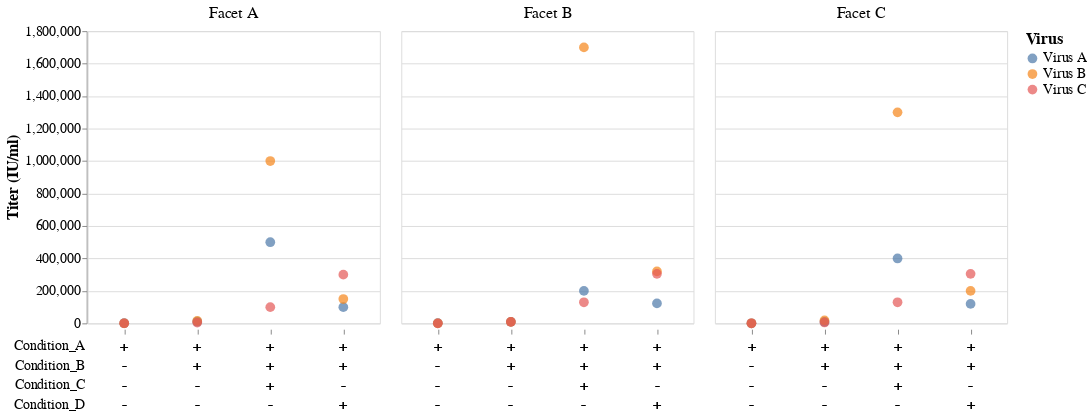

Source (notebook cell):
### Markdown cell above
By default, the plot has a log scale, which is typically appropriate for visualizing titers. You can change this by setting `log_scale = False`.

### Code cell
plot_titers(
    data,
    titer_col="Titer",
    condition_cols=["Condition_A", "Condition_B", "Condition_C", "Condition_D"],
    facet_col="Facet",
    color_col="Virus",
    log_scale = False
)

### Figure 1 — Vega-Lite specification as saved in the notebook (floating-point values rounded to 4 significant figures)
{"config": {"view": {"continuousWidth": 300, "continuousHeight": 300}}, "vconcat": [{"mark": {"type": "point", "filled": true, "size": 100}, "encoding": {"color": {"field": "Virus", "legend": {"labelFontSize": 14, "title": "Virus", "titleFontSize": 16}, "type": "nominal"}, "column": {"field": "Facet", "header": {"labelFontSize": 16, "labels": true, "title": null}, "type": "nominal"}, "tooltip": [{"field": "Titer", "type": "quantitative"}, {"field": "Virus", "type": "nominal"}, {"field": "Facet", "type": "nominal"}, {"field": "Condition_A", "type": "nominal"}, {"field": "Condition_B", "type": "nominal"}, {"field": "Condition_C", "type": "nominal"}, {"field": "Condition_D", "type": "nominal"}], "x": {"axis": {"domain": false, "grid": false, "labelFontSize": 14, "labels": false, "ticks": true, "title": null}, "field": "ID", "type": "nominal"}, "y": {"axis": {"labelFontSize": 14, "titleFontSize": 16}, "field": "Titer", "scale": {"type": "linear"}, "title": "Titer (IU/ml)", "type": "quantitative"}}, "width": 300}, {"mark": {"type": "text", "size": 15}, "encoding": {"column": {"field": "Facet", "header": {"labels": false, "title": null}, "type": "nominal"}, "text": {"field": "Text", "type": "nominal"}, "x": {"axis": null, "field": "ID", "type": "nominal"}, "y": {"axis": {"domain": false, "grid": false, "labelFontSize": 14, "ticks": false, "title": null}, "field": "Condition", "type": "nominal"}}, "transform": [{"fold": ["Condition_A", "Condition_B", "Condition_C", "Condition_D"], "as": ["Condition", "Text"]}], "view": {"strokeWidth": 1e-05}, "width": 300}], "data": {"name": "data-48e68cca907ae27f3539e429469ea545"}, "spacing": 0, "title": {"text": "", "align": "center", "anchor": "middle", "fontSize": 20, "offset": 20}, "$schema": "https://vega.github.io/schema/vega-lite/v5.20.1.json", "datasets": {"data-48e68cca907ae27f3539e429469ea545": [{"Titer": 1000, "Virus": "Virus A", "Facet": "Facet A", "Condition_A": "+", "Condition_B": "-", "Condition_C": "-", "Condition_D": "-", "ID": "A"}, {"Titer": 10000, "Virus": "Virus A", "Facet": "Facet A", "Condition_A": "+", "Condition_B": "+", "Condition_C": "-", "Condition_D": "-", "ID": "A_B"}, {"Titer": 100000, "Virus": "Virus A", "Facet": "Facet A", "Condition_A": "+", "Condition_B": "+", "Condition_C": "-", "Condition_D": "+", "ID": "A_B_D"}, {"Titer": 500000, "Virus": "Virus A", "Facet": "Facet A", "Condition_A": "+", "Condition_B": "+", "Condition_C": "+", "Condition_D": "-", "ID": "A_B_C"}, {"Titer": 500, "Virus": "Virus B", "Facet": "Facet A", "Condition_A": "+", "Condition_B": "-", "Condition_C": "-", "Condition_D": "-", "ID": "A"}, {"Titer": 15000, "Virus": "Virus B", "Facet": "Facet A", "Condition_A": "+", "Condition_B": "+", "Condition_C": "-", "Condition_D": "-", "ID": "A_B"}, {"Titer": 150000, "Virus": "Virus B", "Facet": "Facet A", "Condition_A": "+", "Condition_B": "+", "Condition_C": "-", "Condition_D": "+", "ID": "A_B_D"}, {"Titer": 1000000, "Virus": "Virus B", "Facet": "Facet A", "Condition_A": "+", "Condition_B": "+", "Condition_C": "+", "Condition_D": "-", "ID": "A_B_C"}, {"Titer": 700, "Virus": "Virus C", "Facet": "Facet A", "Condition_A": "+", "Condition_B": "-", "Condition_C": "-", "Condition_D": "-", "ID": "A"}, {"Titer": 5000, "Virus": "Virus C", "Facet": "Facet A", "Condition_A": "+", "Condition_B": "+", "Condition_C": "-", "Condition_D": "-", "ID": "A_B"}, {"Titer": 300000, "Virus": "Virus C", "Facet": "Facet A", "Condition_A": "+", "Condition_B": "+", "Condition_C": "-", "Condition_D": "+", "ID": "A_B_D"}, {"Titer": 100000, "Virus": "Virus C", "Facet": "Facet A", "Condition_A": "+", "Condition_B": "+", "Condition_C": "+", "Condition_D": "-", "ID": "A_B_C"}, {"Titer": 1750, "Virus": "Virus A", "Facet": "Facet B", "Condition_A": "+", "Condition_B": "-", "Condition_C": "-", "Condition_D": "-", "ID": "A"}, {"Titer": 9500, "Virus": "Virus A", "Facet": "Facet B", "Condition_A": "+", "Condition_B": "+", "Condition_C": "-", "Condition_D": "-", "ID": "A_B"}, {"Titer": 123000, "Virus": "Virus A", "Facet": "Facet B", "Condition_A": "+", "Condition_B": "+", "Condition_C": "-", "Condition_D": "+", "ID": "A_B_D"}, {"Titer": 200000, "Virus": "Virus A", "Facet": "Facet B", "Condition_A": "+", "Condition_B": "+", "Condition_C": "+", "Condition_D": "-", "ID": "A_B_C"}, {"Titer": 640, "Virus": "Virus B", "Facet": "Facet B", "Condition_A": "+", "Condition_B": "-", "Condition_C": "-", "Condition_D": "-", "ID": "A"}, {"Titer": 9000, "Virus": "Virus B", "Facet": "Facet B", "Condition_A": "+", "Condition_B": "+", "Condition_C": "-", "Condition_D": "-", "ID": "A_B"}, {"Titer": 320000, "Virus": "Virus B", "Facet": "Facet B", "Condition_A": "+", "Condition_B": "+", "Condition_C": "-", "Condition_D": "+", "ID": "A_B_D"}, {"Titer": 1700000, "Virus": "Virus B", "Facet": "Facet B", "Condition_A": "+", "Condition_B": "+", "Condition_C": "+", "Condition_D": "-", "ID": "A_B_C"}, {"Titer": 200, "Virus": "Virus C", "Facet": "Facet B", "Condition_A": "+", "Condition_B": "-", "Condition_C": "-", "Condition_D": "-", "ID": "A"}, {"Titer": 9500, "Virus": "Virus C", "Facet": "Facet B", "Condition_A": "+", "Condition_B": "+", "Condition_C": "-", "Condition_D": "-", "ID": "A_B"}, {"Titer": 305000, "Virus": "Virus C", "Facet": "Facet B", "Condition_A": "+", "Condition_B": "+", "Condition_C": "-", "Condition_D": "+", "ID": "A_B_D"}, {"Titer": 130000, "Virus": "Virus C", "Facet": "Facet B", "Condition_A": "+", "Condition_B": "+", "Condition_C": "+", "Condition_D": "-", "ID": "A_B_C"}, {"Titer": 550, "Virus": "Virus A", "Facet": "Facet C", "Condition_A": "+", "Condition_B": "-", "Condition_C": "-", "Condition_D": "-", "ID": "A"}, {"Titer": 9500, "Virus": "Virus A", "Facet": "Facet C", "Condition_A": "+", "Condition_B": "+", "Condition_C": "-", "Condition_D": "-", "ID": "A_B"}, {"Titer": 120000, "Virus": "Virus A", "Facet": "Facet C", "Condition_A": "+", "Condition_B": "+", "Condition_C": "-", "Condition_D": "+", "ID": "A_B_D"}, {"Titer": 400000, "Virus": "Virus A", "Facet": "Facet C", "Condition_A": "+", "Condition_B": "+", "Condition_C": "+", "Condition_D": "-", "ID": "A_B_C"}, {"Titer": 600, "Virus": "Virus B", "Facet": "Facet C", "Condition_A": "+", "Condition_B": "-", "Condition_C": "-", "Condition_D": "-", "ID": "A"}, {"Titer": 18000, "Virus": "Virus B", "Facet": "Facet C", "Condition_A": "+", "Condition_B": "+", "Condition_C": "-", "Condition_D": "-", "ID": "A_B"}, {"Titer": 200000, "Virus": "Virus B", "Facet": "Facet C", "Condition_A": "+", "Condition_B": "+", "Condition_C": "-", "Condition_D": "+", "ID": "A_B_D"}, {"Titer": 1300000, "Virus": "Virus B", "Facet": "Facet C", "Condition_A": "+", "Condition_B": "+", "Condition_C": "+", "Condition_D": "-", "ID": "A_B_C"}, {"Titer": 400, "Virus": "Virus C", "Facet": "Facet C", "Condition_A": "+", "Condition_B": "-", "Condition_C": "-", "Condition_D": "-", "ID": "A"}, {"Titer": 5500, "Virus": "Virus C", "Facet": "Facet C", "Condition_A": "+", "Condition_B": "+", "Condition_C": "-", "Condition_D": "-", "ID": "A_B"}, {"Titer": 305000, "Virus": "Virus C", "Facet": "Facet C", "Condition_A": "+", "Condition_B": "+", "Condition_C": "-", "Condition_D": "+", "ID": "A_B_D"}, {"Titer": 130000, "Virus": "Virus C", "Facet": "Facet C", "Condition_A": "+", "Condition_B": "+", "Condition_C": "+", "Condition_D": "-", "ID": "A_B_C"}]}}
